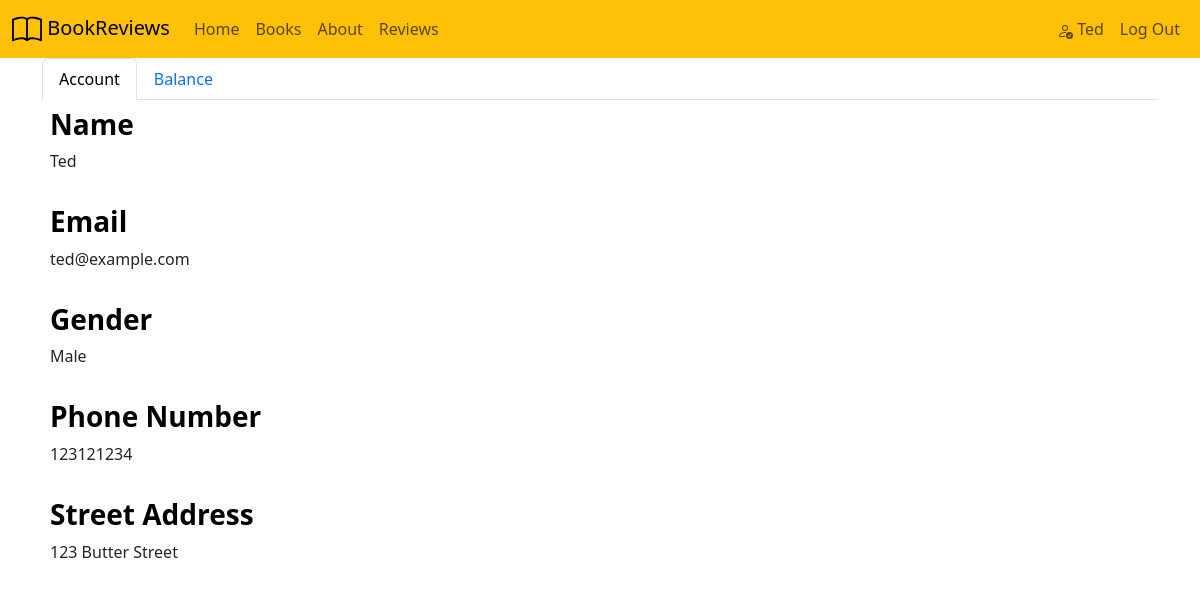
The app's page /profile.php (signed in) with its own data.
### tables this page shows
CREATE TABLE `user` (
  `id` int(11) NOT NULL,
  `name` varchar(128) NOT NULL,
  `email` varchar(255) NOT NULL,
  `gender` varchar(30) NOT NULL,
  `is_admin` tinyint(1) NOT NULL,
  `phone_number` int(10) NOT NULL,
  `street_address` varchar(255) NOT NULL,
  `wallet_balance` decimal(15,2) DEFAULT NULL,
  `can_borrow` tinyint(1) DEFAULT 1,
  `password_hash` varchar(255) NOT NULL
);

### profile.php (the view, shortened to what this page needs)
<?php
if (isset($_SESSION["user_id"])) {
    $mysqli = require __DIR__ ."/database.php";
    $sql = "SELECT * FROM user
            WHERE id = {$_SESSION["user_id"]}";
    $result = $mysqli->query($sql);
    $user = $result->fetch_assoc();
}
?>
<!DOCTYPE html>
<html>
    <head>
        <link href="https://cdn.jsdelivr.net/npm/bootstrap@5.3.3/dist/css/bootstrap.min.css" rel="stylesheet">
    </head>
    <body>
        <nav class="navbar navbar-expand-lg bg-warning">
          <div class="container-fluid">
            <a class="navbar-brand" href="#">
                    BookReviews
            </a>
            <div class="collapse navbar-collapse" id="navbarScroll">
                <ul class="navbar-nav me-auto my-2 my-lg-0 navbar-nav-scroll" style="--bs-scroll-height: 100px;">
                    <li class="nav-item">
                      <a class="nav-link" href="./home.php">Home</a>
                    </li>
                    <li class="nav-item">
                        <a class="nav-link" href="./books.php">Books</a>
                    </li>
                    <li class="nav-item">
                        <a class="nav-link" href="./about.php">About</a>
                    </li>
                    <li class="nav-item">
                        <a class="nav-link" href="./reviews.php">Reviews</a>
                    </li>
                </ul>
                <ul class="navbar-nav my-2 my-lg-0 navbar-nav-scroll" style="--bs-scroll-height: 100px;">
                    <li class="nav-item">
                        <a class="nav-link" href="./profile.php">
                             <?= htmlspecialchars($user["name"]) ?>
                        </a>
                    </li>
                    <li class="nav-item">
                        <a class="nav-link" href="./logout.php"> Log Out </a>
                    </li>
                </ul>
            </div>
          </div>
        </nav>
        <div class="container">
            <main>
                <ul class="nav nav-tabs mb3" id="myTab">
                    <li class="nav-item">
                        <a data-bs-toggle="tab" class="nav-link active" href="#account">Account</a>
                    </li>
                    <li class="nav-item">
                        <a data-bs-toggle="tab" class="nav-link" href="#balance">Balance</a>
                    </li>
                </ul>
                <div class="tab-content">
                    <div class="tab-pane fade show active" id="account">
                        <div class="p-2">
                            <h3 class="fw-bold text-body-emphasis" for="name">Name</h3>
                            <p class="text-body"><?= htmlspecialchars($user["name"]) ?></p>
                        </div>
                        <div class="p-2">
                            <h3 class="fw-bold text-body-emphasis" for="email">Email</h3>
                            <p class="text-body"><?= htmlspecialchars($user["email"]) ?></p>
                        </div>
                        <div class="p-2">
                            <h3 class="fw-bold text-body-emphasis" for="gender">Gender</h3>
                            <p class="text-body"><?= htmlspecialchars($user["gender"]) ?></p>
                        </div>
                        <div class="p-2">
                            <h3 class="fw-bold text-body-emphasis" for="phone_number">Phone Number</h3>
                            <p class="text-body"><?= htmlspecialchars($user["phone_number"]) ?></p>
                        </div>
                        <div class="p-2">
                            <h3 class="fw-bold text-body-emphasis" for="street_address">Street Address</h3>
                            <p class="text-body"><?= htmlspecialchars($user["street_address"]) ?></p>
                        </div>
                    </div>
                </div>
            </main>
        </div>
    </body>
</html>

### records on screen
user: name "Ted", email "ted@example.com", gender "Male", phone_number "123121234", street_address "123 Butter Street"
